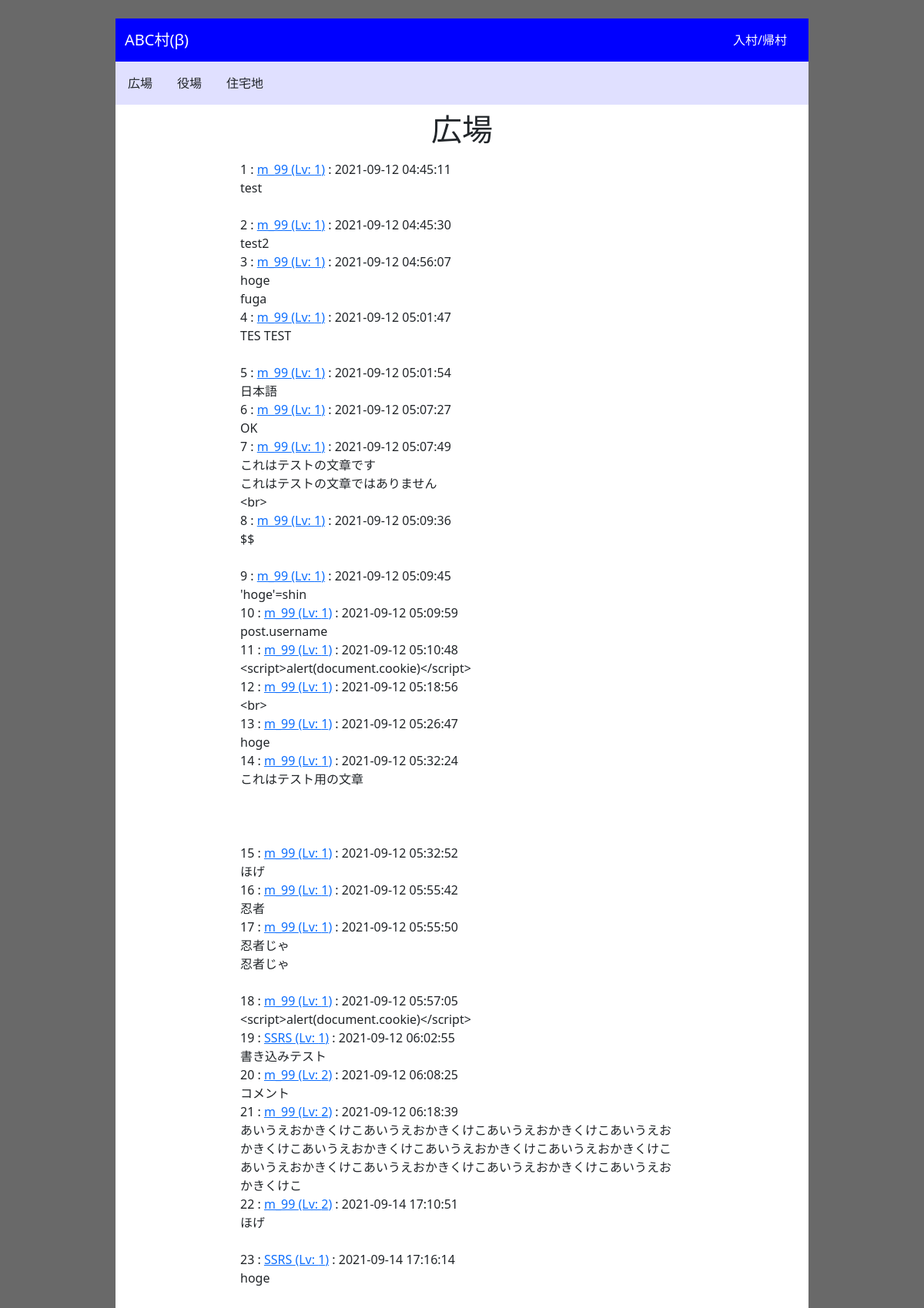
The page /bbs on the database its author committed.
### models.py (models this page shows, shortened)
class User(db.Model, UserMixin):
    id = db.Column(db.Integer, primary_key=True)
    username = db.Column(db.String(32), index=True)
    inner_username = db.Column(db.String(32), index=True)
    password = db.Column(db.Text)
    VP = db.Column(db.Integer)
    level = db.Column(db.Integer)
    register_time = db.Column(db.DateTime, default=datetime.now())
    champion_medal = db.Column(db.Integer, default=0)
    complete_medal = db.Column(db.Integer, default=0)
    special_medal = db.Column(db.Integer, default=0)
    @classmethod
    def select_by_id(cls, id):
        return cls.query.filter_by(id=id).first()

class Post(db.Model):
    id = db.Column(db.Integer, primary_key=True)
    user_id = db.Column(db.Integer)
    post_time = db.Column(db.DateTime)
    message = db.Column(db.String(1005))
    level = db.Column(db.Integer)
    @classmethod
    def select_all(cls):
        return cls.query.order_by(cls.id).all()

### module_hiroba.py (the view, shortened to what this page needs)
@module_hiroba.route('/bbs', methods=['GET', 'POST'])
def bbs():
    posts = []
    p = Post.select_all()
    for post in p:
        u = User.select_by_id(post.user_id)
        temp = {"id":post.id,
                "username": u.username,
                "level": post.level,
                "post_time": post.post_time,
                "messages": post.message.split('\n')
                }
        posts.append(temp)
    form = PostForm(request.form)
    return render_template('bbs.html', posts=posts, form=form)

### templates/bbs.html (shortened to what this page needs)
{% extends "base.html" %}
{% from "_helpers.html" import render_field %}
{% block container %}
<h1>広場</h1>
<p class="text-left">
    <div class="row">
    <span class="col-md-8 mx-auto" style="text-align:left">
        {% for post in posts %}
            <div>{{ post.id }} : <a href="{{url_for('module_juutakuti.user',username=
            post.username)}}">{{post.username}}
                (Lv: {{ post.level}})</a> : {{ post.post_time }}</div>
            <div>
                {% for m in post.messages %}
                    {{ m }}
                    <br>
                    {% endfor %}
            </div>
        {% endfor %}
        </span>
    </div>
</p>
{% endblock %}

### templates/base.html (shortened to what this page needs)
<!DOCTYPE html>
<html lang="ja">
    <head>
        <link href="https://cdn.jsdelivr.net/npm/bootstrap@5.0.1/dist/css/bootstrap.min.css" rel="stylesheet">
        <link rel="stylesheet" href="https://cdnjs.cloudflare.com/ajax/libs/jquery.tablesorter/2.31.0/css/theme.default.min.css">
    </head>
    <nav class="navbar navbar-expand-lg navbar-dark mx-auto w-75 mt-4" style="background-color: #0000FF;">
        <div class="container-fluid ">
            <div class="nav-item">
                <a class="navbar-brand" href="{{url_for('module_basis.home')}}">ABC村(β)</a></div>
            {% if current_user.is_authenticated %}
                <div class="nav-item px-1 border border-3 rounded">
                    <span class="navbar-text text-white">VP: {{current_user.VP}}</span></div>
                <div class="nav-item">
                    <a class="nav-link text-white" href="{{url_for('module_juutakuti.user', username=current_user.username)}}">{{current_user.username}}
                (Lv: {{ current_user.level}}) </a></div>
            {% else %}
                <div class="nav-item">
                    <a class="nav-link text-white" href="{{url_for('module_regi.login')}}">入村/帰村</a></div>
            {% endif %}
        </div>
    </nav>
    <nav class="navbar navbar-expand-lg navbar-light mx-auto w-75" style="background-color: #E0E0FF;">
        <div class="nav-item">
            <a class="nav-link text-dark" href="{{url_for('module_hiroba.bbs')}}">広場</a>
        </div>
        <div class="nav-item">
            <a class="nav-link text-dark" href="{{url_for('module_yakuba.contests')}}">役場</a>
        </div>
        <div class="nav-item">
            <a class="nav-link text-dark" href="{{url_for('module_juutakuti.users')}}">住宅地</a>
        </div>
    </nav>
    <body>
        <div class="container mx-auto w-75 pt-2 pb-4 mb-4" style="background-color: #FFFFFF;">
            <div class="row">
                <span style="text-align:center">
                {% block container %}
                {% endblock %}
                </span>
            </div>
        </div>
    </body>
</html>

### templates/base.html (style rules this page uses)
body { background-color: dimgray; }

### rows shown on the page
User: id "1", username "m_99", level "1", post_time "2021-09-12 04:45:11", messages "test" "hoge" "fuga" "TES TEST" "これはテストの文章です" "これはテストの文章ではありません" "<br>" "$$" "これはテスト用の文章" "忍者じゃ" "忍者じゃ" "ほげ", id "2", post_time "2021-09-12 04:45:30", id "3", post_time "2021-09-12 04:56:07", id "4", post_time "2021-09-12 05:01:47", id "5", post_time "2021-09-12 05:01:54", id "6", post_time "2021-09-12 05:07:27", id "7", post_time "2021-09-12 05:07:49", id "8", post_time "2021-09-12 05:09:36", id "9", post_time "2021-09-12 05:09:45", id "10", post_time "2021-09-12 05:09:59", id "11", post_time "2021-09-12 05:10:48", id "12", post_time "2021-09-12 05:18:56", id "13", post_time "2021-09-12 05:26:47", id "14", post_time "2021-09-12 05:32:24", id "15", post_time "2021-09-12 05:32:52", id "16", post_time "2021-09-12 05:55:42", id "17", post_time "2021-09-12 05:55:50", id "18", post_time "2021-09-12 05:57:05", id "20", level "2", post_time "2021-09-12 06:08:25", id "21", post_time "2021-09-12 06:18:39", id "22", post_time "2021-09-14 17:10:51"
Post: message "test2"
Post: message "日本語"
Post: message "OK"
Post: message "'hoge'=shin"
Post: message "post.username"
Post: message "<script>alert(document.cookie)</script>"
Post: message "<br>"
Post: message "hoge"
Post: message "ほげ"
Post: message "忍者"
Post: message "<script>alert(document.cookie)</script>"
User: id "19", username "SSRS", level "1", post_time "2021-09-12 06:02:55", id "23", post_time "2021-09-14 17:16:14"
Post: message "書き込みテスト"
Post: message "コメント"
Post: message "あいうえおかきくけこあいうえおかきくけこあいうえおかきくけこあいうえおかきくけこあいうえおかきくけこあいうえおかきくけこあいうえおかきくけこあいうえおかきくけこあいうえおかきくけこあいうえおかきくけこあいうえおかきくけこ"
Post: message "hoge"
